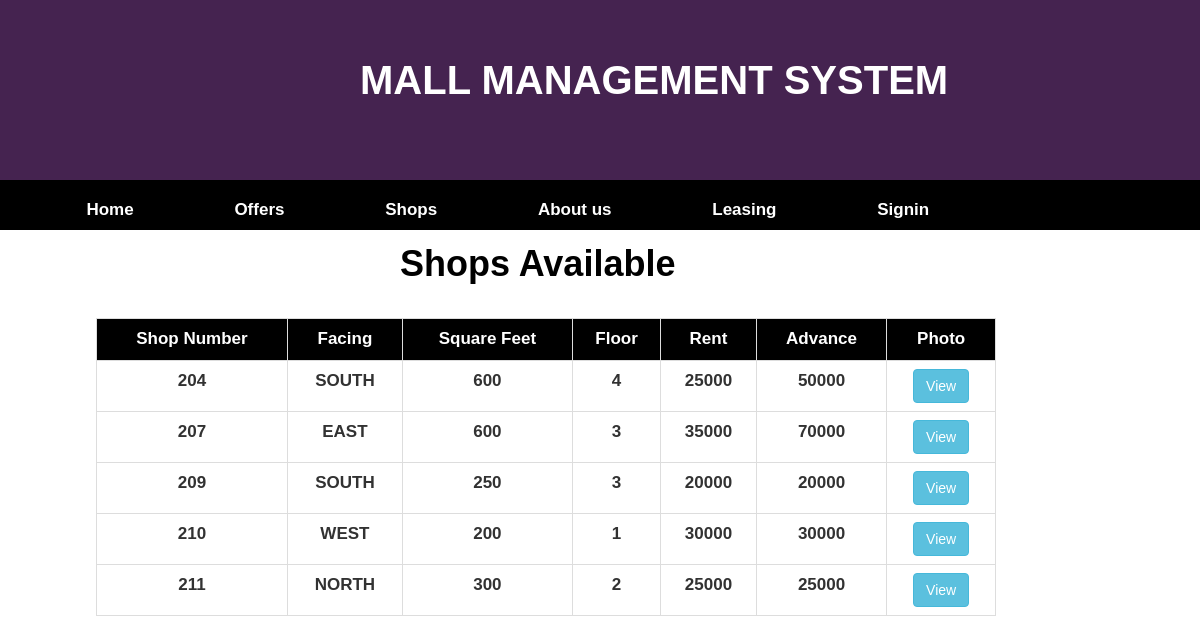
Page /MallManagementSystem/ShopsAvailable.php on the committed database.
### tables this page shows
CREATE TABLE `shops` (
  `sno` int(11) NOT NULL,
  `shopnumber` varchar(30) NOT NULL,
  `facing` varchar(30) NOT NULL,
  `sqfeet` varchar(30) NOT NULL,
  `floor` int(11) NOT NULL,
  `rent` varchar(30) NOT NULL,
  `advance` varchar(30) NOT NULL,
  `photo` varchar(50) NOT NULL,
  `photo1` varchar(100) NOT NULL,
  `photo2` varchar(100) NOT NULL,
  `photo3` varchar(100) NOT NULL,
  `status` varchar(30) NOT NULL
);

### MallManagementSystem/ShopsAvailable.php (the view, shortened to what this page needs)
<?php include './header.php'; ?>
<!DOCTYPE html>
<html lang="en">
    <head>
    </head>
</head>
    <div class="form-group row col-md-offset-4">
        <div class="tab-pane fade in active">
            <h1 style="color: #000;font-weight: bold;margin-top: 2%;">Shops Available</h1>
        </div>
    </div>
    <?php
    include './DBProperties.php';
    if ($con) {
        try {
            $qry = "SELECT * FROM `shops` where status='available' ORDER BY `shops`.`sno` ASC";
            $result = mysqli_query($con, $qry);
            $count = mysqli_num_rows($result);
            if ($count > 0) {
                ?>
                <table class="table table-bordered table-hover" style="margin-top: 3%;width: 75%;margin-left: 8%;">
                    <tr>
                        <th style="background-color: #000;">Shop Number</th>
                        <th style="background-color: #000;">Facing</th>
                        <th style="background-color: #000;">Square Feet</th>
                        <th style="background-color: #000;">Floor</th>
                        <th style="background-color: #000;">Rent</th>
                        <th style="background-color: #000;">Advance</th>
                        <th style="background-color: #000;">Photo</th>
                    </tr>
                    <?php
                    while ($row = mysqli_fetch_array($result)) {
                        ?>
                        <tr>
                            <td class="case"><?php echo $row['shopnumber']; ?></td>
                            <td class="case"><?php echo $row['facing']; ?></td>
                            <td class="case"><?php echo $row['sqfeet']; ?></td>
                            <td class="case"><?php echo $row['floor']; ?></td>
                            <td class="case"><?php echo $row['rent']; ?></td>
                            <td class="case"><?php echo $row['advance']; ?></td>
                            <td class="case"><a href="viewimage.php?shopno=<?php echo $row['shopnumber']; ?>"><input type="button" value="View" class="btn btn-info"></a></td>
                        </tr>
                        <?php
                    }
                } else {
                    ?>
                    <h2 style="text-align: center; margin-top: 10%;">No Details Found</h2>
                    <?php
                }
                ?>
            </table>
            <?php
        } catch (Exception $exc) {
            echo $exc->getTraceAsString();
        }
    }
    ?>

### MallManagementSystem/css/base.css (style rules this page uses)
html, body, div, span, applet, object, iframe, h1, h2, h3, h4, h5, h6, p, blockquote, pre, a, abbr, acronym, address, big, cite, code, del, dfn, em, font, img, ins, kbd, q, s, samp, small, strike, strong, sub, sup, tt, var, b, u, i, center, dl, dt, dd, ol, ul, li, fieldset, form, label, legend, table, caption, tbody, tfoot, thead, tr, th, td { background: transparent; border: 0; margin: 0; padding: 0; vertical-align: baseline; }
body { line-height: 1; }
h1, h2, h3, h4, h5, h6 { clear: both; font-weight: normal; }
table { border-collapse: collapse; border-spacing: 0; }
*, *:before, *:after { -webkit-box-sizing: border-box; -moz-box-sizing: border-box; box-sizing: border-box; }
body { background-color:rgb(50,50,50); color:rgb(50,50,50); font-family: 'Ubuntu', sans-serif; font-weight:300; font-size:16px; line-height:1.5; }
h1,h2,h3,h4,h5,h6 { line-height:1; font-weight: 300; }
a { text-decoration:none; color:rgb(100,150,200); }

### MallManagementSystem/header.php (style rules this page uses)
body { font-weight: bold; font-family: sans-serif; }

### MallManagementSystem/ShopsAvailable.php (style rules this page uses)
th { color: #FFF; text-align: center; }
td { text-align: center; }
.case { text-transform:uppercase; }

### rows in the picture
shops: shopnumber "204", facing "SOUTH", sqfeet "600", floor "4", rent "25000", advance "50000"
shops: shopnumber "207", facing "EAST", sqfeet "600", floor "3", rent "35000", advance "70000"
shops: shopnumber "209", facing "SOUTH", sqfeet "250", floor "3", rent "20000", advance "20000"
shops: shopnumber "210", facing "WEST", sqfeet "200", floor "1", rent "30000", advance "30000"
shops: shopnumber "211", facing "NORTH", sqfeet "300", floor "2", rent "25000", advance "25000"
